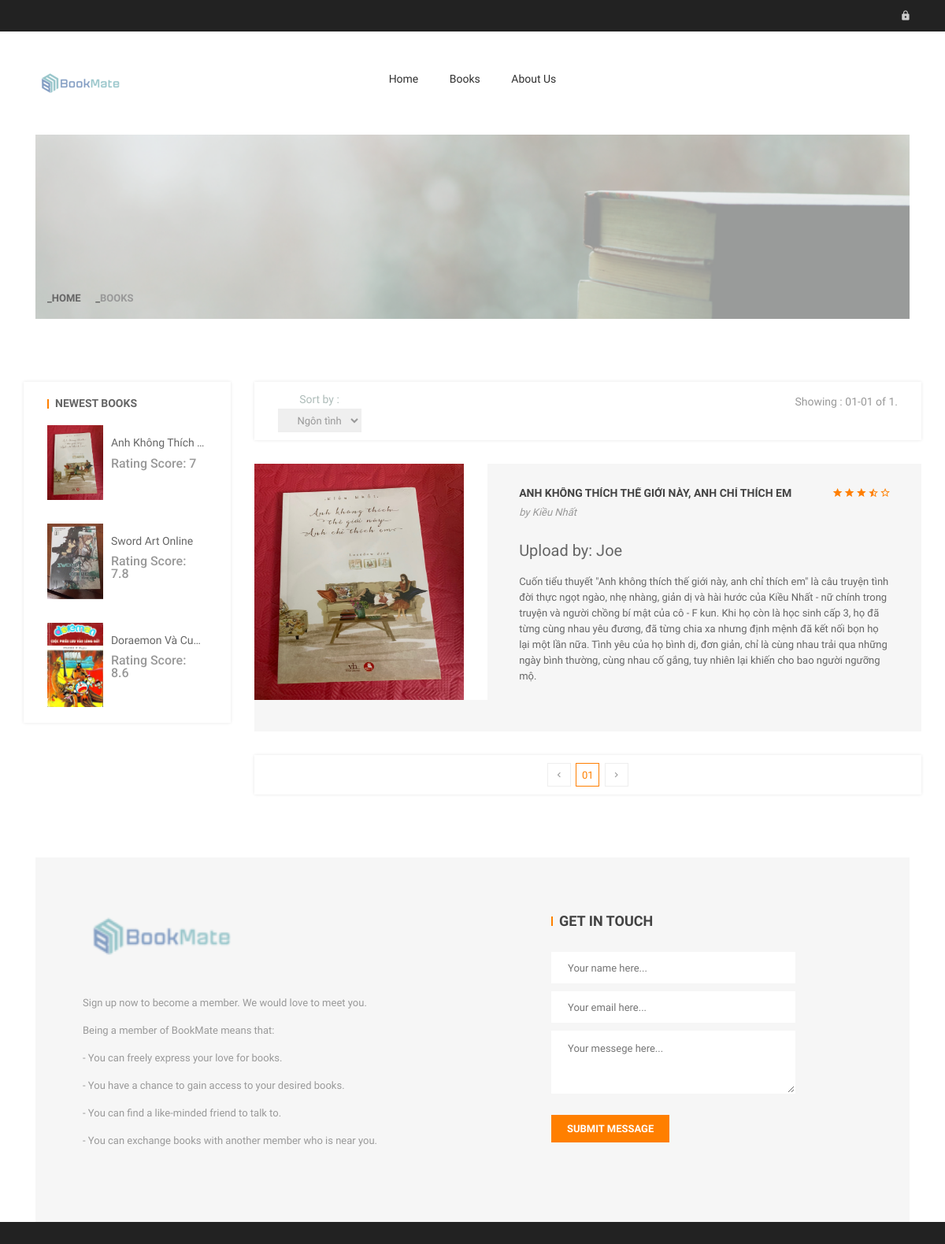
The page /books.php on the database its author committed.
### tables this page shows
CREATE TABLE `book` (
  `bookID` int(11) NOT NULL,
  `genreID` int(11) NOT NULL,
  `name` varchar(255) NOT NULL,
  `uploadDate` date NOT NULL,
  `ratingScore` float NOT NULL DEFAULT 0,
  `ratingNum` int(11) NOT NULL DEFAULT 0,
  `reviewNum` int(11) NOT NULL DEFAULT 0,
  `overview` varchar(2000) NOT NULL,
  `genre` varchar(255) NOT NULL,
  `imgURL` varchar(255) NOT NULL DEFAULT 'img/books/placeholder.jpg',
  `author` varchar(255) NOT NULL,
  `uploadUser` varchar(255) NOT NULL
);

### books.php (the view, shortened to what the rows shown need)
<!doctype html>
<html class="no-js" lang="en">
<head>
    <link rel="stylesheet" href="css/bootstrap.min.css">
    <link rel="stylesheet" href="lib/css/nivo-slider.css">
    <link rel="stylesheet" href="css/core.css">
    <link rel="stylesheet" href="css/shortcode/shortcodes.css">
    <link rel="stylesheet" href="style.css">
    <link rel="stylesheet" href="css/responsive.css">
    <link href="css/color/color-core.css" data-style="styles" rel="stylesheet">
    <link rel="stylesheet" href="css/custom.css">
</head>
<body>
<?php
    include("connect.php");
?>
    <div class="wrapper">
        <div class="breadcrumbs-section plr-200 mb-80">
            <div class="breadcrumbs overlay-bg">
                <div class="container">
                    <div class="row">
                        <div class="col-xs-12">
                            <div class="breadcrumbs-inner">
                                <h1 class="breadcrumbs-title"></h1>
                            </div>
                        </div>
                    </div>
                </div>
            </div>
        </div>
        <div id="page-content" class="page-wrapper">
            <div class="shop-section mb-80">
                <div class="container">
                    <div class="row">
                        <div class="col-md-9 col-md-push-3 col-sm-12">
                            <div class="shop-content">
                                    <?php
                                        $book_display = 5;
                                        $current_page = 1;
                                        $begin_index = ($current_page * $book_display) - $book_display;
                                        $genreID = 1;
                                    ?>
                                <div class="tab-content">
                                    <div role="tabpanel" class="tab-pane active" id="list-view">
                                        <div class="row">
                                            <?php
                                                $main_book_query = mysqli_query($link, "SELECT * FROM book WHERE genreID = $genreID ORDER BY bookID DESC LIMIT $begin_index, $book_display");
                                                while($main_book = mysqli_fetch_array($main_book_query))
                                                {
                                            ?>
                                            <div class="col-md-12">
                                                <div class="shop-list product-item">
                                                    <div class="product-img">
                                                        <a href="book-detail.php?id=<?php echo $main_book["bookID"]; ?>">
                                                            <img src="<?php echo $main_book["imgURL"]; ?>" alt="" width="270" height="300" />
                                                        </a>
                                                    </div>
                                                    <div class="product-info">
                                                        <div class="clearfix">
                                                            <h6 class="product-title f-left">
                                                                <a href="book-detail.php?id=<?php echo $main_book["bookID"]; ?>"><?php echo $main_book["name"]; ?></a>
                                                            </h6>
                                                            <div class="pro-rating f-right">
                                                                <?php
                                                                    $score = round($main_book["ratingScore"]);
                                                                    $star_count = 0;
                                                                    while($score > 0)
                                                                    {
                                                                        if($score >= 2)
                                                                        {
                                                                ?>
                                                                <a href="#" title="Rating Score: <?php echo $main_book["ratingScore"]; ?>"><i class="zmdi zmdi-star"></i></a>
                                                                <?php
                                                                            $score -= 2;
                                                                            $star_count++;
                                                                            continue;
                                                                        }
                                                                        else if($score == 1)
                                                                        {
                                                                ?>
                                                                <a href="#" title="Rating Score: <?php echo $main_book["ratingScore"]; ?>"><i class="zmdi zmdi-star-half"></i></a>
                                                                <?php
                                                                            $score -= 1;
                                                                            $star_count++;
                                                                            break;
                                                                        }
                                                                    }
                                                                    while($star_count < 5)
                                                                    {
                                                                ?>
                                                                <a href="#" title="Rating Score: <?php echo $main_book["ratingScore"]; ?>"><i class="zmdi zmdi-star-outline"></i></a>
                                                                <?php
                                                                        $star_count++;
                                                                    }
                                                                ?>
                                                            </div>
                                                        </div>
                                                        <h6 class="brand-name mb-30">by <?php echo $main_book["author"]; ?></h6>
                                                        <h3 class="pro-price">Upload by: <?php echo $main_book["uploadUser"]; ?></h3>
                                                        <p><?php echo $main_book["overview"]; ?></p>
                                                    </div>
                                                </div>
                                            </div>
                                            <?php }?>
                                        </div>
                                    </div>
                                </div>
                            </div>
                        </div>
                        <div class="col-md-3 col-md-pull-9 col-sm-12">
                            <aside class="widget widget-product box-shadow">
                                <?php
                                    $book_recent_query = mysqli_query($link, "SELECT bookID, name, ratingScore, imgURL FROM book ORDER BY uploadDate DESC LIMIT 3");
                                    while($book_recent = mysqli_fetch_array($book_recent_query))
                                    {
                                ?>
                                <div class="product-item">
                                    <div class="product-img">
                                        <a href="book-detail.php?id=<?php echo $book_recent["bookID"] ?>">
                                            <img src="<?php echo $book_recent["imgURL"]; ?>" alt=""/>
                                        </a>
                                    </div>
                                    <div class="product-info">
                                        <h6 class="product-title">
                                            <a href="book-detail.php?id=<?php echo $book_recent["bookID"] ?>"><?php echo $book_recent["name"]; ?></a>
                                        </h6>
                                        <h3 class="pro-price">Rating Score: <?php echo $book_recent["ratingScore"]; ?></h3>
                                    </div>
                                </div>
                                <?php }?>
                            </aside>
                        </div>
                    </div>
                </div>
            </div>
        </div>
    </div>
</body>
</html>

### rows shown on the page
book: imgURL (picture), name "ANH KHÔNG THÍCH THẾ GIỚI NÀY, ANH CHỈ THÍCH EM", author "Kiều Nhất", uploadUser "Joe", overview "Cuốn tiểu thuyết \"Anh không thích thế giới này, anh chỉ thích em\" là câu truyện tình đời thực ngọt ngào, nhẹ nhàng, giản dị và hài hước của Kiều Nhất - nữ chính trong truyện và người chồng bí mật của cô - F kun. Khi họ còn là học sinh cấp 3, họ đã từng cùng nhau yêu đương, đã từng chia xa nhưng định mệnh đã kết nối bọn họ lại một lần nữa. Tình yêu của họ bình dị, đơn giản, chỉ là cùng nhau trải qua những ngày bình thường, cùng nhau cố gắng, tuy nhiên lại khiến cho bao người ngưỡng mộ.", name "Anh Không Thích…", ratingScore "7"
book: imgURL (picture), name "Sword Art Online", ratingScore "7.8"
book: imgURL (picture), name "Doraemon Và Cu…", ratingScore "8.6"

### other values the page prints
$begin_index + 1 "1"
$total_book "1"
form field genre "Ngôn tình"
